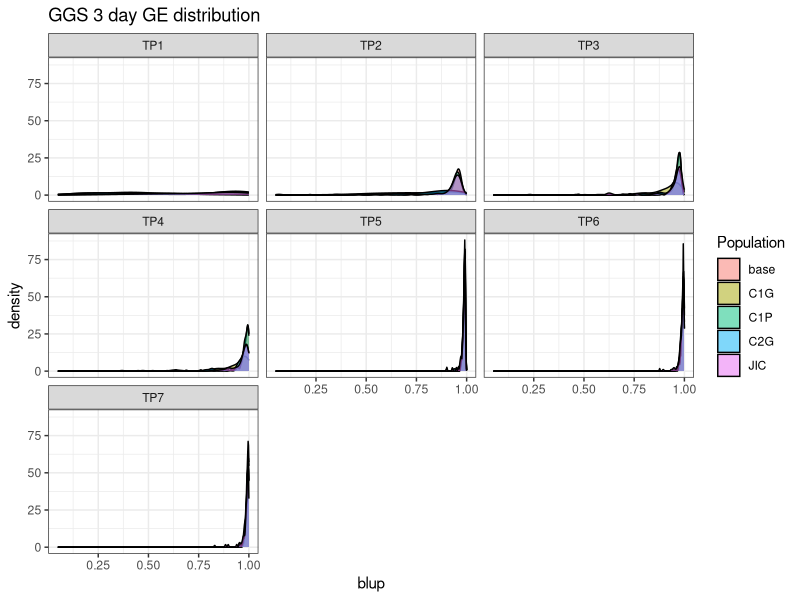
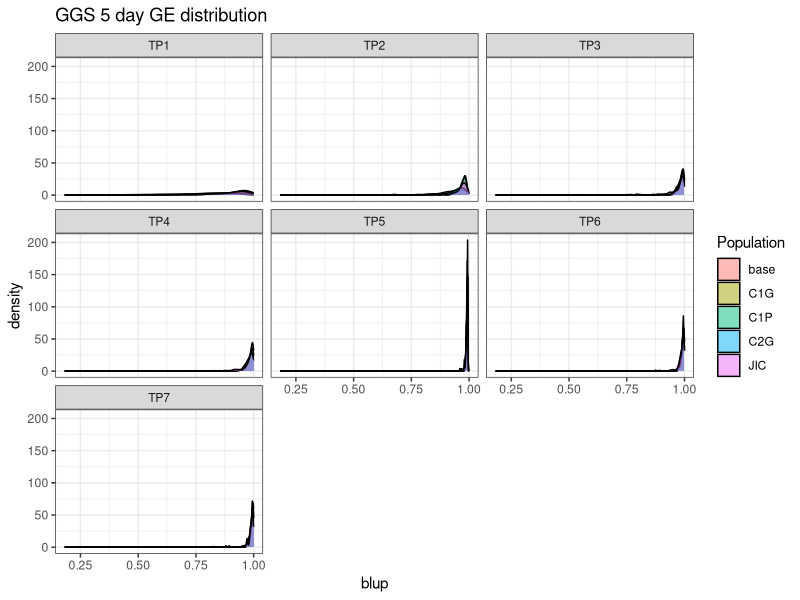
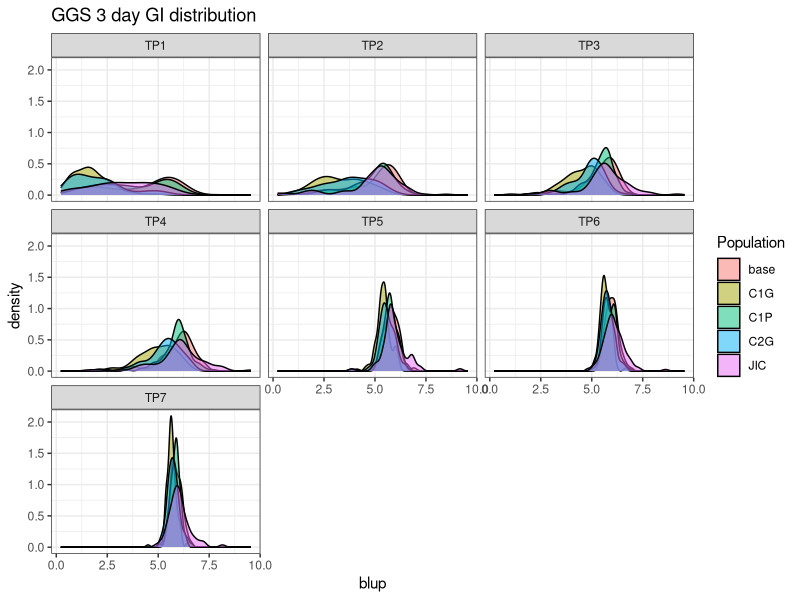
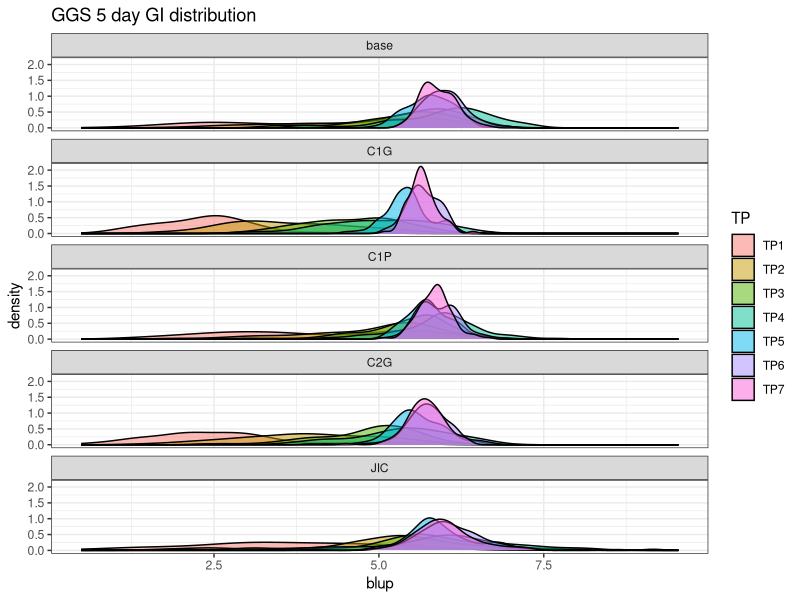
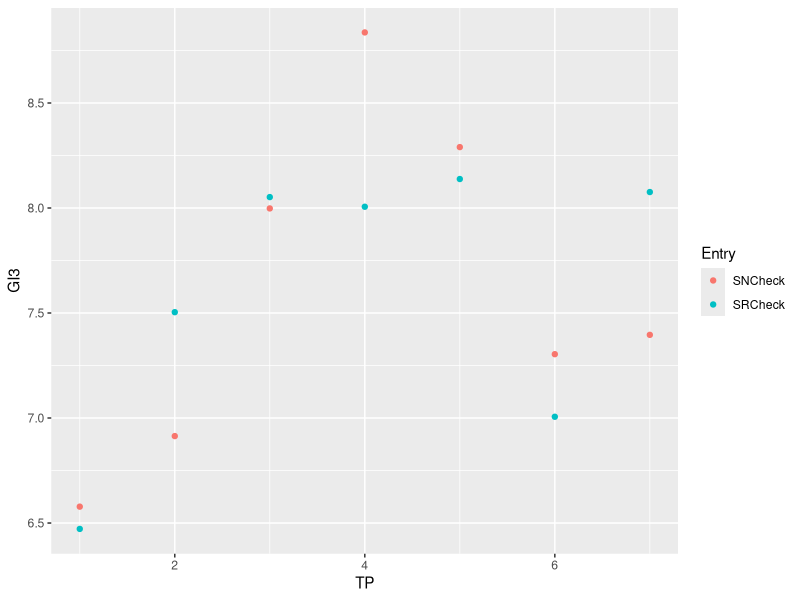

The R script that drew these images, in order: (Note: this script raises an error after producing the figures.)
# input 2020 GGS germination data
# create GE and GI phenotypes, check distribution, look at check lines and coolers
# consolidate files into one? At least make R objects to read in faster. 

library(here)
library(readxl)
library(lme4)

setwd(rprojroot::find_rstudio_root_file())

GGS_TP1=read_excel("PhenotypeData/RawData/2020/GGSTp1_all.xlsx")
GGS_TP2=read_excel("PhenotypeData/RawData/2020/GGSTp2_all.xlsx")
GGS_TP3=read_excel("PhenotypeData/RawData/2020/GGSTp3_all.xlsx")
GGS_TP4=read_excel("PhenotypeData/RawData/2020/GGSTp4_all.xlsx")
GGS_TP5=read_excel("PhenotypeData/RawData/2020/GGSTp5_all.xlsx")
GGS_TP6=read_excel("PhenotypeData/RawData/2020/GGSTp6_all.xlsx")
GGS_TP7=read_excel("PhenotypeData/RawData/2020/GGSTp7_all.xlsx")

#preliminary edits
GGS_TP3$Day2Germ=as.numeric(GGS_TP3$Day2Germ)


germ_phenos = function(df){
  df$GE3=round(apply(df[,8:13],1,function(x){sum(x[1:3])/sum(x[1:6])}),2)
  df$GE5=round(apply(df[,8:13],1,function(x){sum(x[1:5])/sum(x[1:6])}),2)
  
  df$GI3=round(apply(df[,8:13],1,function(x){(sum(as.numeric(x[1:3]))/(as.numeric(x[1])+2*as.numeric(x[2])+ 3*as.numeric(x[3])))*10}),2)
  df$GI5=round(apply(df[,8:13],1,function(x){(sum(as.numeric(x[1:5]))/(as.numeric(x[1])+2*as.numeric(x[2])+ 3*as.numeric(x[3]) + 4*as.numeric(x[4]) + 5*as.numeric(x[5])))*10}),2)
  df$GI3[which(apply(df[,8:10],1,sum)==0)] = 0
  
  df$GI3scale=df$GI3*df$GE3
  df$GI5scale=df$GI5*df$GE5
  df$rep=as.factor(df$rep)
  df$Location=as.factor(df$Location)
  df$CoolerLetter=as.factor(df$CoolerLetter)
  
  #standardize Entry names with geno file
  df$Entry=gsub("\\.","_",df$Entry)
  df$Entry=gsub("\\-","_",df$Entry)
  df$Entry=gsub(" ","_",df$Entry)
  
  
  df
}


GGS_TP1=germ_phenos(GGS_TP1)
GGS_TP2=germ_phenos(GGS_TP2)
GGS_TP3=germ_phenos(GGS_TP3)
GGS_TP4=germ_phenos(GGS_TP4)
GGS_TP5=germ_phenos(GGS_TP5)
GGS_TP6=germ_phenos(GGS_TP6)
GGS_TP7=germ_phenos(GGS_TP7)


setwd('PhenotypeData/RawData/2020/')
# save(GGS_TP1, file="GGS_TP1_for_analysis.RData")
# save(GGS_TP2, file="GGS_TP2_for_analysis.RData")
# save(GGS_TP3, file="GGS_TP3_for_analysis.RData")
# save(GGS_TP4, file="GGS_TP4_for_analysis.RData")
# save(GGS_TP5, file="GGS_TP5_for_analysis.RData")
# save(GGS_TP6, file="GGS_TP6_for_analysis.RData")
# save(GGS_TP7, file="GGS_TP7_for_analysis.RData")

setwd(rprojroot::find_rstudio_root_file())


#are cooler effects significant?
tp1_ge5.lm=lmer(GE5~Location  + rep  + (1|Entry), data=GGS_TP1[-c(which(GGS_TP1$Location=="check")),]) #all fixef are signif
tp1_ge3.lm=lmer(GE3~Location  + rep  + (1|Entry), data=GGS_TP1[-c(which(GGS_TP1$Location=="check")),]) #all fixef are signif
tp1_gi5.lm=lmer(GI5scale~Location  + rep  + (1|Entry), data=GGS_TP1[-c(which(GGS_TP1$Location=="check")),]) #rep not signif
tp1_gi3.lm=lmer(GI3scale~Location  + rep  + (1|Entry), data=GGS_TP1[-c(which(GGS_TP1$Location=="check")),]) #rep not signif

tp2_ge5.lm=lmer(GE5~Location  + rep  + (1|Entry), data=GGS_TP2[-c(which(GGS_TP2$Location=="check")),]) #all fixef are signif
#tp2_ge5.lm2=lmer(GE5~Location  + rep  + (1|Entry), data=GGS_TP2[-c(which(GGS_TP2$Location=="check")),]) #all fixef are signif
tp2_ge3.lm=lmer(GE3~Location  + rep  + (1|Entry), data=GGS_TP2[-c(which(GGS_TP2$Location=="check")),]) #all fixef are signif
tp2_gi5.lm=lmer(GI5scale~Location  + rep  + (1|Entry), data=GGS_TP2[-c(which(GGS_TP2$Location=="check")),]) #rep not signif
tp2_gi3.lm=lmer(GI3scale~Location  + rep  + (1|Entry), data=GGS_TP2[-c(which(GGS_TP2$Location=="check")),]) #rep not signif

tp3_ge5.lm=lmer(GE5~Location  + rep  + (1|Entry), data=GGS_TP3[-c(which(GGS_TP3$Location=="check")),]) #all fixef are signif
tp3_ge3.lm=lmer(GE3~Location  + rep  + (1|Entry), data=GGS_TP3[-c(which(GGS_TP3$Location=="check")),]) #all fixef are signif
tp3_gi5.lm=lmer(GI5scale~Location  + rep  + (1|Entry), data=GGS_TP3[-c(which(GGS_TP3$Location=="check")),]) #all fixef are signif
#tp3_gi5.lm2=lmer(GI5scale~Location  + rep  + (1|Entry), data=GGS_TP3[-c(which(GGS_TP3$Location=="check")),]) #all fixef are signif
tp3_gi3.lm=lmer(GI3scale~Location  + rep  + (1|Entry), data=GGS_TP3[-c(which(GGS_TP3$Location=="check")),]) #all fixef are signif

tp4_ge5.lm=lmer(GE5~Location  + rep  + (1|Entry), data=GGS_TP4[-c(which(GGS_TP4$Location=="check")),]) #all fixef are signif
tp4_ge3.lm=lmer(GE3~Location  + rep  + (1|Entry), data=GGS_TP4[-c(which(GGS_TP4$Location=="check")),]) #all fixef are signif
tp4_gi5.lm=lmer(GI5scale~Location  + rep  + (1|Entry), data=GGS_TP4[-c(which(GGS_TP4$Location=="check")),]) #all fixef are signif
#tp4_gi5.lm2=lmer(GI5scale~Location  + rep  + (1|Entry), data=GGS_TP4[-c(which(GGS_TP4$Location=="check")),]) #all fixef are signif
tp4_gi3.lm=lmer(GI3scale~Location  + rep  + (1|Entry), data=GGS_TP4[-c(which(GGS_TP4$Location=="check")),]) #all fixef are signif

tp5_ge5.lm=lmer(GE5~Location  + rep  + (1|Entry), data=GGS_TP5[-c(which(GGS_TP5$Location=="check")),]) #all fixef are signif
tp5_ge3.lm=lmer(GE3~Location  + rep  + (1|Entry), data=GGS_TP5[-c(which(GGS_TP5$Location=="check")),]) #all fixef are signif
tp5_gi5.lm=lmer(GI5scale~Location  + rep  + (1|Entry), data=GGS_TP5[-c(which(GGS_TP5$Location=="check")),]) #rep not signif
tp5_gi3.lm=lmer(GI3scale~Location  + rep  + (1|Entry), data=GGS_TP5[-c(which(GGS_TP5$Location=="check")),]) #rep not signif

tp6_ge5.lm=lmer(GE5~Location  + rep  + (1|Entry), data=GGS_TP6[-c(which(GGS_TP6$Location=="check")),]) #all fixef are signif
tp6_ge3.lm=lmer(GE3~Location  + rep  + (1|Entry), data=GGS_TP6[-c(which(GGS_TP6$Location=="check")),]) #all fixef are signif
tp6_gi5.lm=lmer(GI5scale~Location  + rep  + (1|Entry), data=GGS_TP6[-c(which(GGS_TP6$Location=="check")),]) #rep not signif
tp6_gi3.lm=lmer(GI3scale~Location  + rep  + (1|Entry), data=GGS_TP6[-c(which(GGS_TP6$Location=="check")),]) #rep not signif

tp7_ge5.lm=lmer(GE5~Location  + rep  + (1|Entry), data=GGS_TP7[-c(which(GGS_TP7$Location=="check")),]) #all fixef are signif
tp7_ge3.lm=lmer(GE3~Location  + rep  + (1|Entry), data=GGS_TP7[-c(which(GGS_TP7$Location=="check")),]) #Rep not signif
tp7_gi5.lm=lmer(GI5scale~Location  + rep  + (1|Entry), data=GGS_TP7[-c(which(GGS_TP7$Location=="check")),]) #rep not signif
tp7_gi3.lm=lmer(GI3scale~Location  + rep  + (1|Entry), data=GGS_TP7[-c(which(GGS_TP7$Location=="check")),]) #rep not signif

tp7_ge5.lm1=lm(GE5~Location  + rep  + (Entry), data=GGS_TP7[-c(which(GGS_TP7$Location=="check")),]) #all fixef are signif
anova(tp7_ge5.lm1)
tp7_ge3.lm1=lm(GE3~Location  + rep  + (Entry), data=GGS_TP7[-c(which(GGS_TP7$Location=="check")),]) #all fixef are signif
anova(tp7_ge3.lm1)
tp7_gi5.lm1=lm(GI5scale~Location  + rep  + (Entry), data=GGS_TP7[-c(which(GGS_TP7$Location=="check")),]) #all fixef signif, location marginally
anova(tp7_gi5.lm1)
tp7_gi3.lm1=lm(GI3scale~Location  + rep  + (Entry), data=GGS_TP7[-c(which(GGS_TP7$Location=="check")),]) #all fixef signif, location only marginally
anova(tp7_gi3.lm1)

#residual plots look fine for all models 


GGS20 = data.frame(read_excel("PhenotypeData/RawData/2020/GGS_20 fieldbook_DS.xlsx"))
GGS20$Entry[440]="Megs_song"
GGS20$Entry=gsub("\\.","_",GGS20$Entry)
GGS20$Entry=gsub("\\-","_",GGS20$Entry)
GGS20$Entry=gsub(" ","_",GGS20$Entry)


blups_for_hist = function(mod, TP){
  df=as.data.frame(ranef(mod)$Entry)
  colnames(df)[1]="blup"
  df$blup=df$blup+fixef(mod)[1]
  df$Entry=rownames(df)
  df=merge(df, GGS20[,1:3], by="Entry", all=TRUE)
  df=df[-c(which(df$Population %in% "check")),]
  df$TP=as.factor(TP)
  df
}

GE3=rbind(blups_for_hist(tp1_ge3.lm, "TP1"), blups_for_hist(tp2_ge3.lm, "TP2"),blups_for_hist(tp3_ge3.lm, "TP3"),
          blups_for_hist(tp4_ge3.lm, "TP4"),blups_for_hist(tp5_ge3.lm, "TP5"),blups_for_hist(tp6_ge3.lm, "TP6"),
          blups_for_hist(tp7_ge3.lm, "TP7"))

GE5=rbind(blups_for_hist(tp1_ge5.lm, "TP1"), blups_for_hist(tp2_ge5.lm, "TP2"),blups_for_hist(tp3_ge5.lm, "TP3"),
          blups_for_hist(tp4_ge5.lm, "TP4"),blups_for_hist(tp5_ge5.lm, "TP5"),blups_for_hist(tp6_ge5.lm, "TP6"),
          blups_for_hist(tp7_ge5.lm, 'TP7'))

GI3=rbind(blups_for_hist(tp1_gi3.lm, "TP1"), blups_for_hist(tp2_gi3.lm, "TP2"),blups_for_hist(tp3_gi3.lm, "TP3"),
          blups_for_hist(tp4_gi3.lm, "TP4"),blups_for_hist(tp5_gi3.lm, "TP5"),blups_for_hist(tp6_gi3.lm, "TP6"),
          blups_for_hist(tp7_gi3.lm, 'TP7'))

GI5=rbind(blups_for_hist(tp1_gi5.lm, "TP1"), blups_for_hist(tp2_gi5.lm, "TP2"),blups_for_hist(tp3_gi5.lm, "TP3"),
          blups_for_hist(tp4_gi5.lm, "TP4"),blups_for_hist(tp5_gi5.lm, "TP5"),blups_for_hist(tp6_gi5.lm, "TP6"),
          blups_for_hist(tp7_gi5.lm, 'TP7'))


blups_for_hist2 = function(mod, TP){
  df=as.data.frame(ranef(mod)$Entry)
  colnames(df)[1]="blup"
  df$blup=df$blup+fixef(mod)[1]
  df$Entry=rownames(df)
  df=merge(df, GGS20[,1:3], by="Entry", all=TRUE)
  df$TP=as.factor(TP)
  df
}
GI3row=data.frame(blups_for_hist2(tp1_gi3.lm, "TP1")[,c(1,3,4)],
          TP1 = blups_for_hist2(tp1_gi3.lm, "TP1")[,2], 
          TP2 = blups_for_hist2(tp2_gi3.lm, "TP2")[,2],
          TP3 = blups_for_hist2(tp3_gi3.lm, "TP3")[,2],
          TP4 = blups_for_hist2(tp4_gi3.lm, "TP4")[,2],
          TP5 = blups_for_hist2(tp5_gi3.lm, "TP5")[,2],
          TP6 = blups_for_hist2(tp6_gi3.lm, "TP6")[,2])
GI3withchecks = rbind(blups_for_hist2(tp1_gi3.lm, "TP1"), blups_for_hist2(tp2_gi3.lm, "TP2"),blups_for_hist2(tp3_gi3.lm, "TP3"),blups_for_hist2(tp4_gi3.lm, "TP4"),blups_for_hist2(tp5_gi3.lm, "TP5"),blups_for_hist2(tp6_gi3.lm, "TP6"))


GE3$blup[which(GE3$blup>1)] =1
GE5$blup[which(GE5$blup>1)] =1

library(ggplot2)

ggplot(GE3) +
  geom_density( aes(x=blup, group=Population, fill=Population),alpha=0.5) +
  facet_wrap(~TP) +
  theme_bw()+
  ggtitle("GGS 3 day GE distribution")

ggplot(GE5) +
  geom_density( aes(x=blup, group=Population, fill=Population),alpha=0.5) +
  facet_wrap(~TP) +
  theme_bw()+
  ggtitle("GGS 5 day GE distribution")

ggplot(GI3) +
  geom_density( aes(x=blup, group=Population, fill=Population),alpha=0.5) +
  facet_wrap(~TP) +
  theme_bw()+
  ggtitle("GGS 3 day GI distribution")

ggplot(GI5) +
  geom_density( aes(x=blup, group=TP, fill=TP),alpha=0.5) +
  facet_wrap(~Population, nrow=5) +
  theme_bw()+
  ggtitle("GGS 5 day GI distribution")

aggregate(blup ~ TP +Population, GI3, mean)
aggregate(blup ~ TP +Population, GI5, mean)


#checks
GGSall=rbind(GGS_TP1, GGS_TP2[,-c(16)], GGS_TP3, GGS_TP4, GGS_TP5, GGS_TP6, GGS_TP7)
GGSall$TP=rep(1:7, each=2208)
aggregate(GE3 ~ TP + Entry, GGSall[which(GGSall$Location=="check"),], mean)
aggregate(GE5 ~ TP + Entry, GGSall[which(GGSall$Location=="check"),], mean)

aggregate(GI3 ~ TP + Entry, GGSall[which(GGSall$Location=="check"),], mean)
ggplot(aggregate(GI3 ~ TP + Entry, GGSall[which(GGSall$Location=="check"),], mean),aes(TP,GI3,color =Entry))+geom_point()
aggregate(GI5 ~ TP + Entry, GGSall[which(GGSall$Location=="check"),], mean)

checks = GGSall %>% filter(Location == 'check') %>% group_by(TP) %>% summarise(mean = mean(GI3)) %>% mutate(meandev = mean -mean[1],
                                                                                                            time = c(0,14,28,42,63,105,154))

#there do seem to be differences between TP for checks, especially for GI Unless that freezer does not keep them cold enough...
# Sum summary plots for a small presentation ####

ggplot(GE3) +
  geom_density( aes(x=blup, group=Population, fill=Population),alpha=0.5) +
  facet_wrap(~TP) +
  theme_bw()+
  ggtitle("GGS 3 day GE distribution")

ggplot(GE5) +
  geom_density( aes(x=blup, group=Population, fill=Population),alpha=0.5) +
  facet_wrap(~TP) +
  theme_bw()+
  ggtitle("GGS 5 day GE distribution")

ggplot(GI3) +
  geom_density( aes(x=blup, group=Population, fill=Population),alpha=0.5) +
  facet_wrap(~TP) +
  theme_bw()+
  ggtitle("GGS 3 day GI distribution")

ggplot(GI5) +
  geom_density( aes(x=blup, group=TP, fill=TP),alpha=0.5) +
  facet_wrap(~Population, nrow=5) +
  theme_bw()+
  ggtitle("GGS 5 day GI distribution")

ggplot(GI5, aes(x = TP, y = blup, group=Entry))+geom_line()




